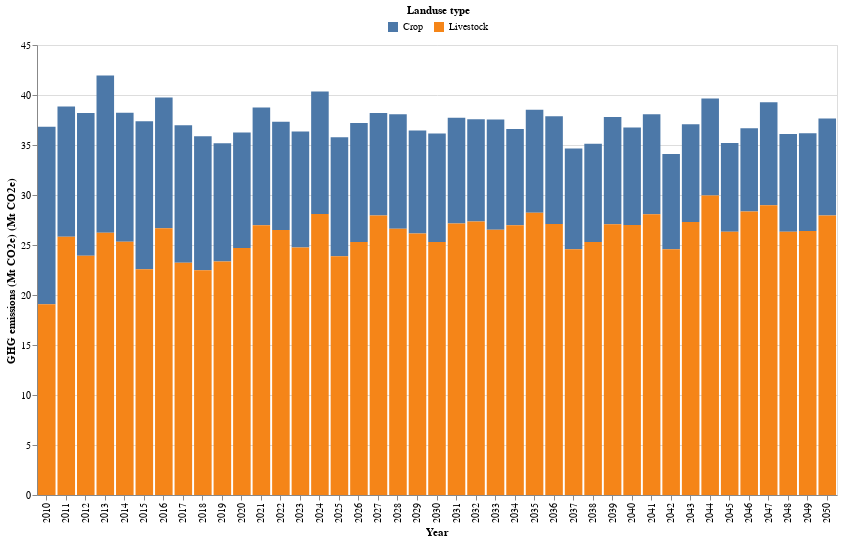

The notebook cell this image was saved under:
### Markdown cell above
#### 1-1) Emissions by Crops/Lvstk -- Stack column

### Code cell
# get the df and plot
GHG_crop_lvstk_df,GHG_crop_lvstk_plot = ag_lucc_GHG.plot_GHG_crop_lvstk()
GHG_crop_lvstk_plot

### Figure 1 — Vega-Lite specification as saved in the notebook (floating-point values rounded to 4 significant figures)
{"config": {"view": {"continuousWidth": 300, "continuousHeight": 300}}, "layer": [{"mark": {"type": "bar"}, "encoding": {"color": {"field": "Land use category", "legend": {"direction": "horizontal", "legendX": 350, "legendY": -40, "orient": "none", "title": "Landuse type", "titleAnchor": "middle"}, "type": "nominal"}, "tooltip": [{"field": "Land use category", "title": "Landuse type", "type": "ordinal"}, {"field": "Quantity (Mt CO2e)", "title": "GHG emissions (Mt CO2e)", "type": "quantitative"}], "x": {"axis": {"labelAngle": -90, "title": "Year"}, "field": "Year", "type": "ordinal"}, "y": {"field": "Quantity (Mt CO2e)", "scale": {"reverse": false, "zero": false}, "title": "GHG emissions (Mt CO2e) (Mt CO2e)", "type": "quantitative"}}}], "data": {"name": "data-4a709cb1e17c116696b999f2c4fa35a7"}, "height": 450, "width": 800, "$schema": "https://vega.github.io/schema/vega-lite/v5.15.1.json", "datasets": {"data-4a709cb1e17c116696b999f2c4fa35a7": [{"Year": 2010, "Land use category": "Crop", "Quantity (Mt CO2e)": 17.74}, {"Year": 2010, "Land use category": "Livestock", "Quantity (Mt CO2e)": 19.08}, {"Year": 2011, "Land use category": "Crop", "Quantity (Mt CO2e)": 13.04}, {"Year": 2011, "Land use category": "Livestock", "Quantity (Mt CO2e)": 25.82}, {"Year": 2012, "Land use category": "Crop", "Quantity (Mt CO2e)": 14.27}, {"Year": 2012, "Land use category": "Livestock", "Quantity (Mt CO2e)": 23.93}, {"Year": 2013, "Land use category": "Crop", "Quantity (Mt CO2e)": 15.75}, {"Year": 2013, "Land use category": "Livestock", "Quantity (Mt CO2e)": 26.21}, {"Year": 2014, "Land use category": "Crop", "Quantity (Mt CO2e)": 12.91}, {"Year": 2014, "Land use category": "Livestock", "Quantity (Mt CO2e)": 25.31}, {"Year": 2015, "Land use category": "Crop", "Quantity (Mt CO2e)": 14.79}, {"Year": 2015, "Land use category": "Livestock", "Quantity (Mt CO2e)": 22.57}, {"Year": 2016, "Land use category": "Crop", "Quantity (Mt CO2e)": 13.08}, {"Year": 2016, "Land use category": "Livestock", "Quantity (Mt CO2e)": 26.67}, {"Year": 2017, "Land use category": "Crop", "Quantity (Mt CO2e)": 13.77}, {"Year": 2017, "Land use category": "Livestock", "Quantity (Mt CO2e)": 23.21}, {"Year": 2018, "Land use category": "Crop", "Quantity (Mt CO2e)": 13.4}, {"Year": 2018, "Land use category": "Livestock", "Quantity (Mt CO2e)": 22.46}, {"Year": 2019, "Land use category": "Crop", "Quantity (Mt CO2e)": 11.84}, {"Year": 2019, "Land use category": "Livestock", "Quantity (Mt CO2e)": 23.34}, {"Year": 2020, "Land use category": "Crop", "Quantity (Mt CO2e)": 11.54}, {"Year": 2020, "Land use category": "Livestock", "Quantity (Mt CO2e)": 24.7}, {"Year": 2021, "Land use category": "Crop", "Quantity (Mt CO2e)": 11.75}, {"Year": 2021, "Land use category": "Livestock", "Quantity (Mt CO2e)": 26.99}, {"Year": 2022, "Land use category": "Crop", "Quantity (Mt CO2e)": 10.84}, {"Year": 2022, "Land use category": "Livestock", "Quantity (Mt CO2e)": 26.49}, {"Year": 2023, "Land use category": "Crop", "Quantity (Mt CO2e)": 11.59}, {"Year": 2023, "Land use category": "Livestock", "Quantity (Mt CO2e)": 24.76}, {"Year": 2024, "Land use category": "Crop", "Quantity (Mt CO2e)": 12.24}, {"Year": 2024, "Land use category": "Livestock", "Quantity (Mt CO2e)": 28.11}, {"Year": 2025, "Land use category": "Crop", "Quantity (Mt CO2e)": 11.91}, {"Year": 2025, "Land use category": "Livestock", "Quantity (Mt CO2e)": 23.88}, {"Year": 2026, "Land use category": "Crop", "Quantity (Mt CO2e)": 11.89}, {"Year": 2026, "Land use category": "Livestock", "Quantity (Mt CO2e)": 25.31}, {"Year": 2027, "Land use category": "Crop", "Quantity (Mt CO2e)": 10.25}, {"Year": 2027, "Land use category": "Livestock", "Quantity (Mt CO2e)": 27.94}, {"Year": 2028, "Land use category": "Crop", "Quantity (Mt CO2e)": 11.46}, {"Year": 2028, "Land use category": "Livestock", "Quantity (Mt CO2e)": 26.61}, {"Year": 2029, "Land use category": "Crop", "Quantity (Mt CO2e)": 10.32}, {"Year": 2029, "Land use category": "Livestock", "Quantity (Mt CO2e)": 26.14}, {"Year": 2030, "Land use category": "Crop", "Quantity (Mt CO2e)": 10.87}, {"Year": 2030, "Land use category": "Livestock", "Quantity (Mt CO2e)": 25.29}, {"Year": 2031, "Land use category": "Crop", "Quantity (Mt CO2e)": 10.58}, {"Year": 2031, "Land use category": "Livestock", "Quantity (Mt CO2e)": 27.14}, {"Year": 2032, "Land use category": "Crop", "Quantity (Mt CO2e)": 10.23}, {"Year": 2032, "Land use category": "Livestock", "Quantity (Mt CO2e)": 27.35}, {"Year": 2033, "Land use category": "Crop", "Quantity (Mt CO2e)": 11.02}, {"Year": 2033, "Land use category": "Livestock", "Quantity (Mt CO2e)": 26.54}, {"Year": 2034, "Land use category": "Crop", "Quantity (Mt CO2e)": 9.639}, {"Year": 2034, "Land use category": "Livestock", "Quantity (Mt CO2e)": 26.97}, {"Year": 2035, "Land use category": "Crop", "Quantity (Mt CO2e)": 10.29}, {"Year": 2035, "Land use category": "Livestock", "Quantity (Mt CO2e)": 28.22}, {"Year": 2036, "Land use category": "Crop", "Quantity (Mt CO2e)": 10.77}, {"Year": 2036, "Land use category": "Livestock", "Quantity (Mt CO2e)": 27.1}, {"Year": 2037, "Land use category": "Crop", "Quantity (Mt CO2e)": 10.08}, {"Year": 2037, "Land use category": "Livestock", "Quantity (Mt CO2e)": 24.58}, {"Year": 2038, "Land use category": "Crop", "Quantity (Mt CO2e)": 9.832}, {"Year": 2038, "Land use category": "Livestock", "Quantity (Mt CO2e)": 25.29}, {"Year": 2039, "Land use category": "Crop", "Quantity (Mt CO2e)": 10.72}, {"Year": 2039, "Land use category": "Livestock", "Quantity (Mt CO2e)": 27.08}, {"Year": 2040, "Land use category": "Crop", "Quantity (Mt CO2e)": 9.753}, {"Year": 2040, "Land use category": "Livestock", "Quantity (Mt CO2e)": 26.99}, {"Year": 2041, "Land use category": "Crop", "Quantity (Mt CO2e)": 10.0}, {"Year": 2041, "Land use category": "Livestock", "Quantity (Mt CO2e)": 28.07}, {"Year": 2042, "Land use category": "Crop", "Quantity (Mt CO2e)": 9.525}, {"Year": 2042, "Land use category": "Livestock", "Quantity (Mt CO2e)": 24.58}, {"Year": 2043, "Land use category": "Crop", "Quantity (Mt CO2e)": 9.772}, {"Year": 2043, "Land use category": "Livestock", "Quantity (Mt CO2e)": 27.29}, {"Year": 2044, "Land use category": "Crop", "Quantity (Mt CO2e)": 9.692}, {"Year": 2044, "Land use category": "Livestock", "Quantity (Mt CO2e)": 29.96}, {"Year": 2045, "Land use category": "Crop", "Quantity (Mt CO2e)": 8.881}, {"Year": 2045, "Land use category": "Livestock", "Quantity (Mt CO2e)": 26.33}, {"Year": 2046, "Land use category": "Crop", "Quantity (Mt CO2e)": 8.335}, {"Year": 2046, "Land use category": "Livestock", "Quantity (Mt CO2e)": 28.35}, {"Year": 2047, "Land use category": "Crop", "Quantity (Mt CO2e)": 10.31}, {"Year": 2047, "Land use category": "Livestock", "Quantity (Mt CO2e)": 28.98}, {"Year": 2048, "Land use category": "Crop", "Quantity (Mt CO2e)": 9.774}, {"Year": 2048, "Land use category": "Livestock", "Quantity (Mt CO2e)": 26.32}, {"Year": 2049, "Land use category": "Crop", "Quantity (Mt CO2e)": 9.783}, {"Year": 2049, "Land use category": "Livestock", "Quantity (Mt CO2e)": 26.39}, {"Year": 2050, "Land use category": "Crop", "Quantity (Mt CO2e)": 9.717}, {"Year": 2050, "Land use category": "Livestock", "Quantity (Mt CO2e)": 27.94}]}}
